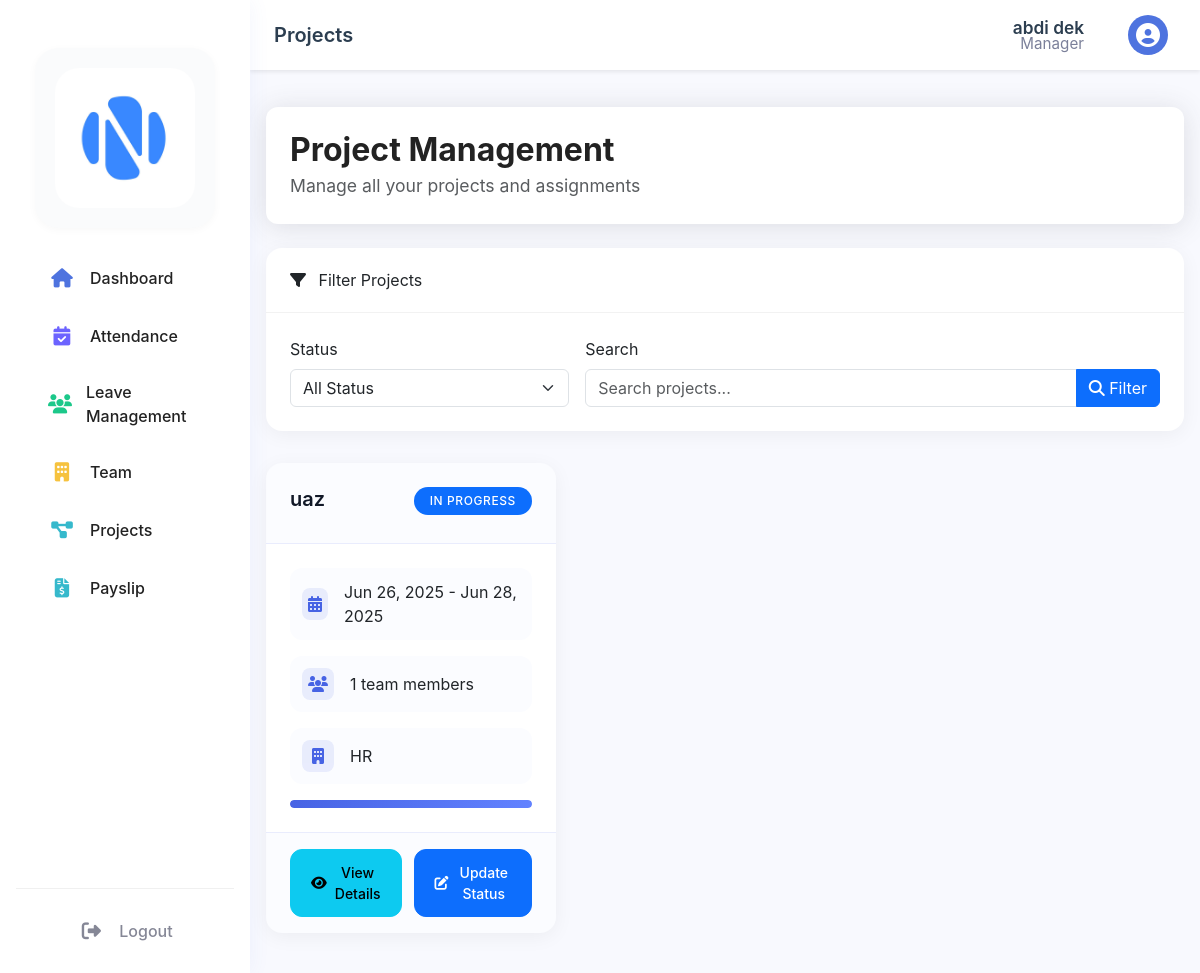
/dashboard/manager/projects.php (signed in), run on the app's committed database.
### tables this page shows
CREATE TABLE `employees` (
  `emp_id` int(11) NOT NULL,
  `user_id` int(11) DEFAULT NULL,
  `first_name` varchar(50) NOT NULL,
  `last_name` varchar(50) NOT NULL,
  `dept_id` int(11) DEFAULT NULL,
  `position` varchar(100) DEFAULT NULL,
  `hire_date` date DEFAULT NULL,
  `basic_salary` decimal(10,2) DEFAULT '0.00',
  `salary` decimal(10,2) DEFAULT NULL,
  `phone` varchar(20) DEFAULT NULL,
  `address` text,
  `profile_image` varchar(255) DEFAULT NULL,
  `gender` enum('male','female') NOT NULL DEFAULT 'male'
);

CREATE TABLE `users` (
  `user_id` int(11) NOT NULL,
  `username` varchar(50) NOT NULL,
  `password` varchar(255) NOT NULL,
  `email` varchar(100) NOT NULL,
  `role` enum('admin','hr','manager','employee') NOT NULL,
  `status` enum('active','inactive','on_leave','deleted') DEFAULT 'active',
  `created_at` timestamp NOT NULL DEFAULT CURRENT_TIMESTAMP,
  `last_login` timestamp NULL DEFAULT NULL,
  `reset_token` varchar(64) DEFAULT NULL,
  `reset_token_expires` datetime DEFAULT NULL,
  `reset_code` varchar(6) DEFAULT NULL,
  `reset_code_expires` datetime DEFAULT NULL
);

CREATE TABLE `projects` (
  `project_id` int(11) NOT NULL,
  `project_name` varchar(100) NOT NULL,
  `description` text,
  `start_date` date DEFAULT NULL,
  `end_date` date DEFAULT NULL,
  `status` enum('not_started','in_progress','completed','on_hold') DEFAULT 'not_started',
  `manager_id` int(11) DEFAULT NULL,
  `created_at` timestamp NOT NULL DEFAULT CURRENT_TIMESTAMP,
  `updated_at` timestamp NOT NULL DEFAULT CURRENT_TIMESTAMP ON UPDATE CURRENT_TIMESTAMP
);

### dashboard/manager/projects.php (the view, shortened to what this page needs)
<?php
require_once '../../config/database.php';
$stmt = $pdo->prepare("
    SELECT e.*, d.dept_name
    FROM employees e
    LEFT JOIN departments d ON e.dept_id = d.dept_id
    WHERE e.user_id = ?
");
$stmt->execute([$_SESSION['user_id']]);
$manager = $stmt->fetch();
$manager_emp_id = $manager['emp_id'];
try {
    $query = "
        SELECT p.*,
               COUNT(DISTINCT pa.emp_id) as team_size,
               GROUP_CONCAT(DISTINCT CONCAT(e.first_name, ' ', e.last_name) SEPARATOR ', ') as team_members,
               d.dept_name
        FROM projects p
        LEFT JOIN project_assignments pa ON p.project_id = pa.project_id
        LEFT JOIN employees e ON pa.emp_id = e.emp_id
        LEFT JOIN departments d ON e.dept_id = d.dept_id
        WHERE p.manager_id = ?
    ";
    $params = [$manager_emp_id];
    $query .= " GROUP BY p.project_id ORDER BY p.created_at DESC";
    $stmt = $pdo->prepare($query);
    $stmt->execute($params);
    $projects = $stmt->fetchAll();
} catch (PDOException $e) {
    $error = "Error fetching data: " . $e->getMessage();
}
?>
<!DOCTYPE html>
<html lang="en">
<head>
    <link href="https://cdn.jsdelivr.net/npm/bootstrap@5.3.2/dist/css/bootstrap.min.css" rel="stylesheet">
    <link rel="stylesheet" href="https://cdnjs.cloudflare.com/ajax/libs/font-awesome/6.4.0/css/all.min.css">
    <link rel="stylesheet" href="../../assets/css/dashboard.css">
</head>
<body>
    <?php include 'includes/sidebar.php'; ?>
    <div class="main-content">
        <?php include 'includes/topbar.php'; ?>
        <div class="dashboard-header" style="margin-top: 32px; background: white; padding: 1.5rem; border-radius: 0.75rem; box-shadow: 0 0.15rem 1.75rem 0 rgba(58,59,69,0.15);">
            <div class="d-flex justify-content-between align-items-center flex-wrap">
                <div class="pe-3">
                    <h1 class="fw-bold mb-1" style="font-size:2rem; color:#222;">Project Management</h1>
                    <div class="text-muted" style="font-size:1.1rem;">Manage all your projects and assignments</div>
                </div>
            </div>
        </div>
        <div class="filter-card">
            <div class="filter-header">
                <i class="fas fa-filter me-2"></i> Filter Projects
            </div>
            <div class="filter-body">
                <form method="GET" class="row g-3">
                    <div class="col-md-4">
                        <label class="form-label">Status</label>
                        <select class="form-select" name="status">
                            <option value="">All Status</option>
                        </select>
                    </div>
                    <div class="col-md-8">
                        <label class="form-label">Search</label>
                        <div class="input-group">
                            <input type="text" class="form-control" name="search" placeholder="Search projects..." value="<?php echo $_GET['search'] ?? ''; ?>">
                            <button class="btn btn-primary" type="submit">
                                <i class="fas fa-search"></i> Filter
                            </button>
                        </div>
                    </div>
                </form>
            </div>
        </div>
        <div class="row">
            <?php if (empty($projects)): ?>
                <div class="col-12">
                    <div class="alert alert-info">
                        <i class="fas fa-info-circle me-2"></i> You don't have any projects assigned yet.
                    </div>
                </div>
            <?php else: ?>
                <?php foreach ($projects as $project): ?>
                    <div class="col-md-6 col-lg-4">
                        <div class="project-card">
                            <div class="project-header">
                                <h5 class="project-title"><?php echo htmlspecialchars($project['project_name']); ?></h5>
                                <span class="badge bg-<?php
                                    echo $project['status'] === 'completed' ? 'success' :
                                        ($project['status'] === 'in_progress' ? 'primary' : 'secondary');
                                ?> project-status">
                                    <?php echo ucwords(str_replace('_', ' ', $project['status'])); ?>
                                </span>
                            </div>
                            <div class="project-body">
                                <div class="project-info">
                                    <div class="project-info-item">
                                        <i class="fas fa-calendar-alt"></i>
                                        <span><?php echo date('M d, Y', strtotime($project['start_date'])); ?> - <?php echo date('M d, Y', strtotime($project['end_date'])); ?></span>
                                    </div>
                                    <div class="project-info-item">
                                        <i class="fas fa-users"></i>
                                        <span><?php echo $project['team_size']; ?> team members</span>
                                    </div>
                                    <div class="project-info-item">
                                        <i class="fas fa-building"></i>
                                        <span><?php echo htmlspecialchars($project['dept_name'] ?? 'N/A'); ?></span>
                                    </div>
                                </div>
                                <?php
                                $start = strtotime($project['start_date']);
                                $end = strtotime($project['end_date']);
                                $today = time();
                                $total_days = ($end - $start) / (60 * 60 * 24);
                                $days_passed = ($today - $start) / (60 * 60 * 24);
                                $progress = ($total_days > 0) ? min(100, max(0, ($days_passed / $total_days) * 100)) : 0;
                                ?>
                                <div class="progress">
                                    <div class="progress-bar bg-<?php
                                        echo $project['status'] === 'completed' ? 'success' :
                                            ($project['status'] === 'in_progress' ? 'primary' : 'secondary');
                                    ?>" role="progressbar" style="width: <?php echo $progress; ?>%"></div>
                                </div>
                            </div>
                            <div class="project-actions">
                                <button class="btn btn-sm btn-info" onclick="viewProject(<?php echo htmlspecialchars(json_encode($project)); ?>)">
                                    <i class="fas fa-eye"></i> View Details
                                </button>
                                <button class="btn btn-sm btn-primary" onclick="updateStatus(<?php echo htmlspecialchars(json_encode($project)); ?>)">
                                    <i class="fas fa-edit"></i> Update Status
                                </button>
                            </div>
                        </div>
                    </div>
                <?php endforeach; ?>
            <?php endif; ?>
        </div>
    </div>
</body>
</html>

### dashboard/manager/includes/topbar.php (shortened to what this page needs)
<?php
$stmt = $pdo->prepare("
    SELECT e.*, u.username, u.email, u.role, d.dept_name as department_name
    FROM employees e
    JOIN users u ON e.user_id = u.user_id
    LEFT JOIN departments d ON e.dept_id = d.dept_id
    WHERE e.user_id = ?
");
$stmt->execute([$_SESSION['user_id']]);
$manager = $stmt->fetch();
?>
<nav class="topbar">
    <div class="topbar-left">
        <div class="page-title">
            <?php
            $current_page = basename($_SERVER['PHP_SELF'], '.php');
            echo ucfirst($current_page);
            ?>
        </div>
    </div>
    <div class="topbar-right">
        <div class="manager-info" style="display: flex; flex-direction: column; align-items: flex-end; justify-content: center; margin-right: 1.25rem;">
            <span style="font-weight: 600; color: #2c3e50; line-height: 1; font-size: 1.08rem;">
                <?php echo htmlspecialchars($manager['first_name'] . ' ' . $manager['last_name']); ?>
            </span>
            <span style="font-size: 0.95rem; color: #7b809a; line-height: 1;">
                <?php echo htmlspecialchars(ucfirst($manager['role'])); ?>
            </span>
        </div>
        <div class="profile-dropdown">
            <button class="profile-btn" id="profileDropdownBtn" type="button">
                <div class="profile-avatar">
                    <?php if (!empty($manager['profile_image'])): ?>
                        <img src="../../uploads/profile_photos/<?php echo htmlspecialchars($manager['profile_image']); ?>" alt="Profile" style="width: 40px; height: 40px; object-fit: cover; border-radius: 50%;">
                    <?php else: ?>
                        <i class="fas fa-user-circle"></i>
                    <?php endif; ?>
                </div>
            </button>
        </div>
    </div>
</nav>

### assets/css/dashboard.css (style rules this page uses)
:root { --sidebar-width: 250px; --sidebar-collapsed-width: 70px; --topbar-height: 60px; --primary-color: #4e73df; --secondary-color: #858796; --success-color: #1cc88a; --info-color: #36b9cc; --warning-color: #f6c23e; --danger-color: #e74a3b; }
body { font-family: 'Nunito', sans-serif; background-color: #f8f9fc; }
.main-content { margin-left: 250px; padding: 1rem; padding-top: 75px; transition: all 0.3s ease; min-height: 100vh; }
.topbar { position: fixed; top: 0; right: 0; left: 250px; height: 60px; background: white; box-shadow: 0 2px 4px rgba(0,0,0,0.1); padding: 0 1rem; display: flex; align-items: center; transition: all 0.3s ease; z-index: 1030; }

### dashboard/manager/projects.php (style rules this page uses)
:root { --primary-blue: #4763E4; --success-green: #24B47E; --warning-yellow: #FFB648; --danger-red: #FF6B6B; --background-color: #F8F9FE; --card-shadow: 0 4px 20px rgba(0, 0, 0, 0.05); --transition: all 0.3s ease; }
body { background-color: var(--background-color); font-family: 'Inter', -apple-system, BlinkMacSystemFont, sans-serif; }
.project-card { background: white; border-radius: 16px; box-shadow: var(--card-shadow); transition: var(--transition); margin-bottom: 1.5rem; border: none; overflow: hidden; }
.project-header { padding: 1.5rem; background: rgba(71, 99, 228, 0.02); border-bottom: 1px solid rgba(71, 99, 228, 0.1); position: relative; }
.project-title { font-size: 1.25rem; font-weight: 600; color: #111827; margin-bottom: 0.5rem; padding-right: 100px; }
.project-status { position: absolute; top: 1.5rem; right: 1.5rem; padding: 0.5rem 1rem; border-radius: 20px; font-weight: 500; font-size: 0.75rem; text-transform: uppercase; letter-spacing: 0.05em; }
.project-body { padding: 1.5rem; }
.project-info-item { display: flex; align-items: center; margin-bottom: 1rem; padding: 0.75rem; background: rgba(71, 99, 228, 0.02); border-radius: 12px; transition: var(--transition); }
.project-info-item i { width: 32px; height: 32px; display: flex; align-items: center; justify-content: center; background: rgba(71, 99, 228, 0.1); color: var(--primary-blue); border-radius: 8px; margin-right: 1rem; }
.progress { height: 8px; background: rgba(71, 99, 228, 0.1); border-radius: 4px; overflow: hidden; margin-top: 1rem; }
.progress-bar { background: linear-gradient(to right, var(--primary-blue), #6282FF); border-radius: 4px; transition: width 1s ease-in-out; }
.project-actions { padding: 1rem 1.5rem; background: rgba(71, 99, 228, 0.02); border-top: 1px solid rgba(71, 99, 228, 0.1); display: flex; justify-content: flex-end; gap: 0.75rem; }
.project-actions .btn { padding: 0.75rem 1.25rem; border-radius: 12px; font-weight: 500; display: flex; align-items: center; gap: 0.5rem; transition: var(--transition); }
.filter-card { background: white; border-radius: 16px; box-shadow: var(--card-shadow); margin-bottom: 2rem; border: none; }
.filter-header { padding: 1.25rem 1.5rem; border-bottom: 1px solid rgba(0, 0, 0, 0.05); }
.filter-body { padding: 1.5rem; }
.dashboard-header { background: white; padding: 1.5rem; border-radius: 0.75rem; box-shadow: 0 0.15rem 1.75rem 0 rgba(58, 59, 69, 0.15); margin-bottom: 1.5rem; }

### dashboard/manager/includes/topbar.php (style rules this page uses)
.topbar { position: fixed; top: 0; right: 0; left: 250px; height: 70px; background: #fff; display: flex; align-items: center; justify-content: space-between; padding: 0 1.5rem; z-index: 1030; box-shadow: 0 2px 4px rgba(0, 0, 0, 0.08); transition: all 0.3s ease; }
.topbar-left { display: flex; align-items: center; gap: 1rem; }
.page-title { font-size: 1.25rem; font-weight: 600; color: #2c3e50; }
.topbar-right { display: flex; align-items: center; gap: 1rem; }
.profile-dropdown { position: relative; }
.profile-btn { display: flex; align-items: center; gap: 1rem; background: none; border: none; padding: 0.5rem; cursor: pointer; border-radius: 0.375rem; transition: background-color 0.3s ease; }
.profile-avatar { width: 40px; height: 40px; background: #4e73df; border-radius: 50%; display: flex; align-items: center; justify-content: center; color: #fff; overflow: hidden; }
.profile-avatar i { font-size: 1.5rem; }

### data on the page
employees: first_name+last_name "abdi dek", user.role "Manager"
projects: project_name "uaz", status "IN PROGRESS", start_date "Jun 26, 2025", end_date "Jun 28, 2025", team_size "1", dept_name "HR"

### other printed values
$current_page "Projects"
